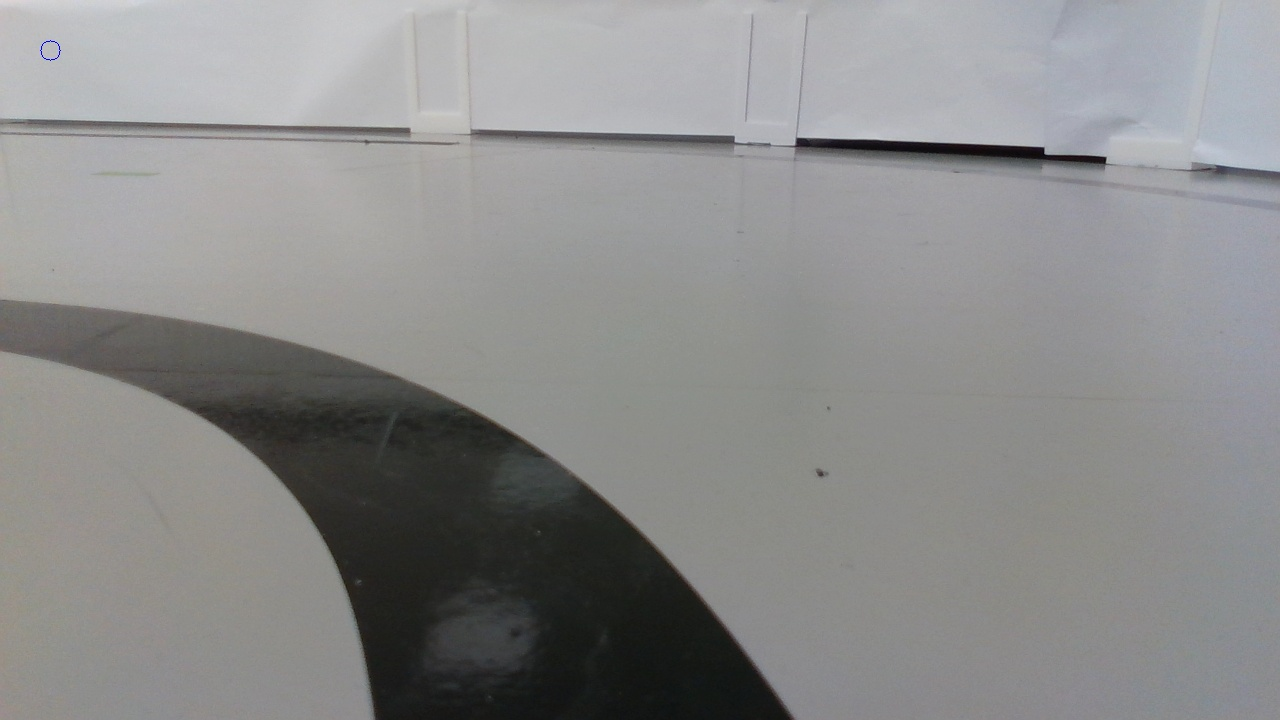
#> input picture test_images/29_march/5.jpeg, 1280 x 720 px, found by its file name
$ python lane_detection.py
#> lines starting #> are read from the running program, lines starting #| are printed output that depends on the picture; after the words box and inside, x2 and y2 are one past the last pixel; in counts of white or black regions, pixels touching at a corner belong together; long printed decimals are rounded
#> further down, img is the input picture: shape (720, 1280, 3); mean B, G, R 139.3, 139.5, 139.4
### utilities.py
import numpy as np
import cv2
import math

def scan_for_lane_mid(horizontal, img):
    '''
        Finds the inner boundaries of the lane.

        Parameters:
        --------------------
        horizontal (int) : The row number that should be scanned in the image.
        img (Image) : The image to scan on.

        Returns:
        --------------------
        left_lane (int) : The pixel column for where the left lane starts.
        right_lane (int) : The pixel column for where the right lane starts.

    '''
    width = img.shape[1]
    LANE = 255

    left_lane = 0
    left_lane_end = 0
    right_lane = 0
    right_lane_end = 0

    mid = int(width/2)

    # Finding start of left lane. Scaning from middle to left.
    for i in range(mid, 0, -1):
    #for i in range(int(width*0.9), 0, -1):
        if img[horizontal][i] == LANE and left_lane == 0:
            left_lane = i
            break

    # Finding start of right lane. Scanning from middle to right.
    for j in range(mid, width, 1):
        if img[horizontal][j] == LANE and right_lane == 0:
            right_lane = j
            break

    for k in range(left_lane, 0, -1):
        if img[horizontal][k] != LANE:
            print("FOUND THE LEFT END")
            left_lane_end = k-1
            break

    for l in range(right_lane, width, 1):
        if img[horizontal][l] != LANE:
            print("FOUND THE RIGHT END")
            right_lane_end = l-1
            break

    if right_lane_end == 0:
        right_lane_end = width

    return left_lane, right_lane, left_lane_end, right_lane_end

def process_image(img, resize_dimensions, kernel):
    '''
        Does all the preprocessing of the image before calculations can be done.

        First the image is resized. Then its made into greyscale. Then a gaussian filter is applied.
        After that we apply a triangular binarization. Finally I apply a dilation to fill in the gaps.

        Parameters:
        --------------------
        img (img) : The image to process
        crop_dimensions (tuple of ints) : The dimensions to use for cropping
        kernel (tuple of ints) : The kernel to be used for dilation.

        Returns:
        dilated (img) : The finnished processed image
    '''
#> called with resize_dimensions = (427, 240), kernel = array of shape (3, 3)
    img_resized = resize(img, resize_dimensions)
    grey = cv2.cvtColor(img_resized, cv2.COLOR_BGR2GRAY)
    gaussian = cv2.GaussianBlur(grey, (7,7), 1)
    ret1, th1 = cv2.threshold(gaussian, 0, 255, cv2.THRESH_BINARY_INV + cv2.THRESH_TRIANGLE)
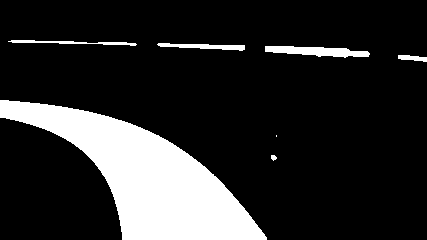
#> th1: shape (240, 427); 16.7% white; 7 white regions (1 under 20 px), largest, box (x1, y1, x2, y2) and area: (0, 100, 267, 240) 15475, (265, 46, 370, 58) 778, (157, 43, 245, 51) 374, (8, 40, 137, 46) 311, (398, 55, 427, 62) 134, (271, 155, 277, 161) 26
#> ret1 = 134
    eroded = erode(th1, kernel)
    dilated = dilate(eroded, kernel)
    return dilated

def erode(img, kernel, iter=1):
    '''
        Erodes an image with the given kernel and iterations.

        Parameters:
        --------------------
        img (img) : The image to process
        kernel (tuple of ints) : The pixel kernel to use for erosion.
        iter (int) : The number of times the erosion filtering should be executed.

        Returns:
        --------------------
        cv2.erode(img, kernel, iterations=iter) (img) : The eroded image.
    '''
#> called with kernel = array of shape (3, 3), iter = 1
    return cv2.erode(img, kernel, iterations=iter)
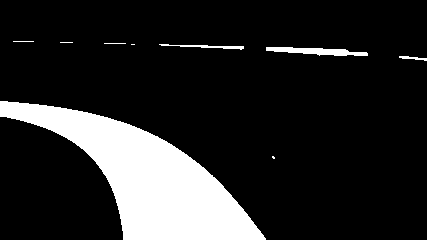
#> returned value: shape (240, 427); 15.3% white; 9 white regions (3 under 20 px), largest, box (x1, y1, x2, y2) and area: (0, 101, 266, 240) 14824, (266, 47, 368, 56) 544, (159, 44, 244, 50) 187, (399, 56, 427, 61) 69, (104, 43, 126, 44) 22, (13, 41, 34, 42) 21

def dilate(img, kernel, iter=1):
    '''
        Dilates an image with the given kernel and iterations.

        Parameters:
        --------------------
        img (img) : The image to process
        kernel (tuple of ints) : The pixel kernel to be used for dilation
        iter (int) : The number of times the dilation filtering should be executed

        Returns:
        --------------------
        cv2.dilate(img, kernel, iter) (img) : The dilated image.
    '''
#> called with kernel = array of shape (3, 3), iter = 1
    return cv2.dilate(img, kernel, iter)
#> returned value: shape (240, 427); 16.6% white; 9 white regions (1 under 20 px), largest, box (x1, y1, x2, y2) and area: (0, 100, 267, 240) 15475, (265, 46, 369, 57) 774, (158, 43, 245, 51) 373

# Resizing a variable number of images
# [15 lines left out: function resize_multiple, not called in this run]

# Resizing and cropping an image
def resize(img, dimension_tuple):
    '''
        Resizes an image and for faster image processing and finally also crops its field of vision.

        Parameters:
        --------------------
        img (img) : The image to be resized
        dimension_tuple (tuple of ints) : The dimensions to be resized to.

        Returns:
        --------------------
        The resized image
    '''
    return cv2.resize(img, dimension_tuple)

def draw_horizontals(img, horizontals):
    '''
        Draws horizontal lines on a image.

        Parameters:
        --------------------
        img (img) : The image to draw on
        horizontals (list) : a 2d list where each list contains of,
                            0 : the height of the horizontal line
                            1: the left lane
                            2: the right lane

        Returns:
        --------------------
        img (img) : The image drawn on
    '''
    # horizontals[0][0] The horizontal
    # horizontals[0][1] The left lane
    # horizontals[0][2] The right lane
    for i in range(3):
        if (horizontals[i][2]==0):
            horizontals[i][2] = horizontals[i][1]

    cv2.line(img, (horizontals[0][1], horizontals[0][0]), (horizontals[0][2], horizontals[0][0]), color=(255, 0, 0), thickness=2)
    cv2.line(img, (horizontals[1][1], horizontals[1][0]), (horizontals[1][2], horizontals[1][0]), color=(0, 255, 0), thickness=2)
    cv2.line(img, (horizontals[2][1], horizontals[2][0]), (horizontals[2][2], horizontals[2][0]), color=(0, 0, 255), thickness=2)
    #cv2.line(img, (horizontals[3][1], horizontals[3][0]), (horizontals[3][2], horizontals[3][0]), color=(0, 0, 255), thickness=2)
    #cv2.line(img, (horizontals[4][1], horizontals[4][0]), (horizontals[4][2], horizontals[4][0]), color=(0, 0, 255), thickness=2)
    #cv2.line(img, (horizontals[5][1], horizontals[5][0]), (horizontals[5][2], horizontals[5][0]), color=(0, 0, 255), thickness=2)
    return img

def draw_heading(img, horizontals, middlepoints):
    '''
        Draws the heading line on an image.

        Parameters:
        --------------------
        img (img) : The image to draw on.
        horizontals (list) : A 2d list where each list contains:
                                0:  The horizontal line
                                1:  The left lane
                                2:  The right lane

        middlepoints (list) : A list containing the middlepoints for the horizontal lines.

        Returns:
        --------------------
        img (img) : The image drawn on.
    '''
    cv2.line(img,(middlepoints[0], horizontals[0][0]), (middlepoints[1], horizontals[1][0]), color=(255, 60, 140), thickness=2 )
    cv2.line(img,(horizontals[0][1], horizontals[0][0]), (horizontals[1][1], horizontals[1][0]), color=(255, 180, 60), thickness=2 )
    cv2.line(img,(int(img.shape[1]/2), 0), (int(img.shape[1]/2), img.shape[0]), color=(255, 180, 60), thickness=2 )
    return img

# [15 lines left out: function calculate_lateral_error, not called in this run]

def get_lateral_error(img_midpoint, lane_midpoint, pw_to_cm):
    '''
        The lateral error will be the distance from the edge of the lane
        to the middle point of the lane.

        This ground truth of this distance will have to be calculated beforehand,
        and then the lateral error can be calculated as:

        lateral_error = d_expected - d_actual.

    '''
    lateral_error = img_midpoint - lane_midpoint
    print(f"Lateral error:\t{lateral_error*pw_to_cm} cm")

def get_heading_error(theta_actual):
    '''
        The heading error will be the angular difference between the middle point
        of the camera to the middle point of the track.

        This can then be calculated as:

        Cos(psi) = theta_normal / theta_actual

        where theta_normal is the number of pixels in the bottom row that make up the lane on a perfectly straight road.
              theta_actual is the actual number of pixels in the bottom row that make up the lane at the moment.
    '''
    # theta_normal = 30
    print(f"ACTUAL ACTUAL ACTUAL:\t\t{theta_actual}")
    heading_error = math.degrees(math.cos(30/theta_actual))

    # [4 lines of commented-out code are left out]

    return heading_error

# [8 lines left out: function get_curvature, not called in this run]

def get_pw_to_cm_conversion_constant(right_lane, left_lane):
    '''
        Measured lane width: 45 cm.

        Calculates the converstion constant between distance in pixels and distance in cm.

        Parameters:
        --------------------
        right_lane (int) : x-coordinate for start of right lane
        left_lane (int) : x-cordinate for start of left lane

        Returns:
        --------------------
        The constant to covert pixels to cm. Dynamically calculated by:

                        Measured lane width in cm / lane width found in pixels
    '''
    lane_width_in_pixels = abs(right_lane-left_lane)
    if  lane_width_in_pixels == 0:
        lane_width_in_pixels = 1

    px_to_cm = 45 / lane_width_in_pixels
    return px_to_cm


# [9 lines left out: function controller, not called in this run]

### lane_detection.py
#################################################################################################################################################
#                                                                                                                                               #
#   Next steps:                                                                                                                                 #
#                                                                                                                                               #
#   Make som example pictures around the track to do some static analysis                                                                       #
#                                                                                                                                               #
#   Properly implement the calculation of heading angle.                                                                                        #
#                                                                                                                                               #
#   Implement storage of global variables to store last know location of the lane.                                                              #
#   -   Explore how to deal with global variabes using ROS.                                                                                     #
#                                                                                                                                               #
#   Measure the width of the lane for different scenarious and store them in a table.                                                           #
#   -   Can be stored in E.G utilis, or maybe better in a speartae file as an ENUM.                                                             #
#                                                                                                                                               #
#   Find the lateral error.                                                                                                                     #
#                                                                                                                                               #
#                                                                                                                                               #
#   Make sure Github is up to dat                                                                                                               #
#                                                                                                                                               #
#                                                                                                                                               #
#   More to come... ... ...                                                                                                                     #
#                                                                                                                                               #
#   LAST THING TO DO:                                                                                                                           #
#   Write a comprehensive documentation of the CriSp project                                                                                    #
#   -   What has been done, thoughts of future works, improvements on existing solutions.                                                       #
#   -   Thougts around paths not taken, motivation of why this way was chosen. - Software, hardware, track design.                              #
#   -   List of materials - On the car - for the track - left in spare parts box.                                                               #
#                                                                                                                                               #
#   REMEMBER:                                                                                                                                   #
#                                                                                                                                               #
#   Must upload latest scripts to the f1tenth car, and make sure everything is working correctly.                                               #
#                                                                                                                                               #
#                                                                                                                                               #
#                                                                                                                                               #
#                                                                                                                                               #
#################################################################################################################################################


#############
#
#   IMAGE PROCESSING FOR CIRSP
#
############
import cv2
import numpy as np
from matplotlib import pyplot as plt
import time
from utilities import *
import math

# Absolute path to image
path = r'/home/robotlab/crisp_git/crisp/test_images/29_march/5.jpeg'


# Loading the image from path
img = cv2.imread(path)

resize_dimensions = (427, 240)
# Kernel used for dilation and erosion
kernel = np.ones((3,3), np.uint8)

# Gets the processed image
img_processed = process_image(img, resize_dimensions, kernel)
# Resize
img_org_resized = resize(img, resize_dimensions)
# Copy of original, used for drawing on.
img_org_resized_2 = resize(img, resize_dimensions)

# Calculating horizontals
height = img_processed.shape[0]
#> height = 240
bottom_horizontal = int(height*0.65)    # 0.8 # height-1
#> bottom_horizontal = 156
mid_horizontal = int( height * 0.4)  # 0.4 # 0.9
#> mid_horizontal = 96
top_horizontal = int (height * 0.2)   # 0.2 # 0.8
#> top_horizontal = 48

# Getting left and right lanes
h1_l, h1_r, h1_l_e, h1_r_e = scan_for_lane_mid(bottom_horizontal, img_processed)
#> after the loop in scan_for_lane_mid, `for i in range(mid, 0, -1):`: left_lane = 191
#> after the loop in scan_for_lane_mid, `for j in range(mid, width, 1):`: right_lane = 271
#> h1_l = 191; h1_r = 271; h1_l_e = 86; h1_r_e = 275
h2_l, h2_r, h2_l_e, h2_r_e = scan_for_lane_mid(mid_horizontal, img_processed)
#> h2_l = 0; h2_r = 0; h2_l_e = 0; h2_r_e = -1
h3_l, h3_r, h3_l_e, h3_r_e = scan_for_lane_mid(top_horizontal, img_processed)
#> h3_l = 213; h3_r = 213; h3_l_e = 198; h3_r_e = 244


# Calculating middle points for all horizontals
m1 = int( (h1_r - h1_l) / 2) + h1_l
#> m1 = 231
m2 = int( (h2_r - h2_l) / 2) + h2_l
#> m2 = 0
m3 = int( (h3_r - h3_l) / 2) + h3_l
#> m3 = 213

print("\tLEFT:\tLEFT END:\tRIGHT:\tRIGHT END:\tY:\tMid")
print(f"First:\t{h1_l}\t{h1_l_e}\t\t{h1_r}\t{h1_r_e}\t\t{bottom_horizontal}\t{m1}")
#| First:	191	86		271	275		156	231
print(f"Second:\t{h2_l}\t{h2_l_e}\t\t{h2_r}\t{h2_r_e}\t\t{mid_horizontal}\t{m2}")
#| Second:	0	0		0	-1		96	0
print(f"Third:\t{h3_l}\t{h3_l_e}\t\t{h3_r}\t{h3_r_e}\t\t{top_horizontal}\t{m3}")
#| Third:	213	198		213	244		48	213

# List of horizonbtals and left and right lane pixels
horizontals = [[bottom_horizontal, h1_l, h1_r], [mid_horizontal, h2_l, h2_r], [top_horizontal, h3_l, h3_r]]
#> horizontals = [[156, 191, 271], [96, 0, 0], [48, 213, 213]]
#horizontals = [[first_horizontal, h1_l, h1_r], [second_horizontal, h2_l, h2_r], [third_horizontal, h3_l, h3_r], [fourth_horizontal, h4_l, h4_r], [fifth_horizontal, h5_l, h5_r], [sixth_horizontal, h6_l, h6_r]]
# Same as above -- this should probably be refactored instead of having lot of magic code
#horizontals2 = [[first_horizontal, h1_l, h1_r], [second_horizontal, h2_l, h2_r]]
# List of middlepoints
middlepoints = [m1, m2]
#> middlepoints = [231, 0]

# This is a possible way of calculating distance and so on.
#
# Should make a picture of the track and measure how far do I see. And use that in the calculations of speed and so on.
#hypotenuse = (h2_r - h1_r) / (second_horizontal - first_horizontal)

I_mid = img_processed.shape[1] / 2
#> I_mid = 213.5
#print(f"IMID:\t{I_mid}")
I_mid_vector = [I_mid, img_processed.shape[0]]
#> I_mid_vector = [213.5, 240]
#print(f"I_mid vector:\t{I_mid_vector}")
#slope = (second_horizontal-first_horizontal)/(m2-m1)
#print(f"SLOPE:\t{slope}")
heading_angle = math.atan2(bottom_horizontal*I_mid-m1*img_processed.shape[0], m1*I_mid+bottom_horizontal*img_processed.shape[0])
#> heading_angle = -0.25
print(f"HEADING ANLGE ERROR:\t{math.degrees(heading_angle)}")
#| HEADING ANLGE ERROR:	-14.312

h_error = get_heading_error(h1_l-h1_l_e)
#> h_error = 54.97
print(f"HEADING ERROR:\t{h_error}")
#| HEADING ERROR:	54.973

# Calculating the converstional constant between pixels and cm
h1_c = get_pw_to_cm_conversion_constant(h1_r, h1_l)
#> in get_pw_to_cm_conversion_constant, `lane_width_in_pixels = abs(right_lane-left_lane)`: lane_width_in_pixels = 80
#> in get_pw_to_cm_conversion_constant, `px_to_cm = 45 / lane_width_in_pixels`: px_to_cm = 0.562
#> h1_c = 0.562
h2_c = get_pw_to_cm_conversion_constant(h2_r, h2_l)
#> h2_c = 45
h3_c = get_pw_to_cm_conversion_constant(h3_r, h3_l)
#> h3_c = 45
print(f"\nPW to CM:\nFirst:\tSecond:\tThird:\n{h1_c}\t{h2_c}\t{h3_c}")
#| PW to CM:
#| First:	Second:	Third:
#| 0.5625	45.0	45.0

get_lateral_error(I_mid, m1, h1_c)
#> in get_lateral_error, `lateral_error = img_midpoint - lane_midpoint`: lateral_error = -17.5
#| Lateral error:	-9.844 cm


# Drawing the horizontals
img_draw = draw_horizontals(img_org_resized, horizontals)
#> after the loop in draw_horizontals, `for i in range(3):`: horizontals = [[156, 191, 271], [96, 0, 0], [48, 213, 213]]
#> in draw_horizontals, `cv2.line(img, (horizontals[2][1], horizontals[2][0]), (horizontals[2][..`: img: shape (240, 427, 3); mean B, G, R 139.5, 139.2, 139
# Drawing a heading vector on the image.
draw_heading(img_draw, horizontals, middlepoints)
#> in draw_heading, `cv2.line(img,(int(img.shape[1]/2), 0), (int(img.shape[1]/2), img.shape..`:
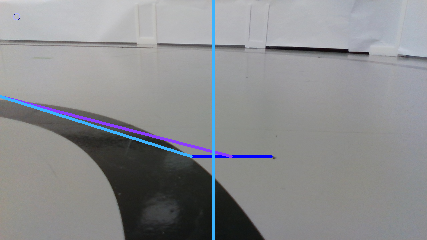
#> img: shape (240, 427, 3); mean B, G, R 142.4, 139.9, 138.7
# Making the binary image have 3_channels - needed for displaying
img_processed_3_channel = cv2.cvtColor(img_processed, cv2.COLOR_GRAY2BGR)
# Stacking the images in a stack before displaying
img_stack = np.concatenate( (img_processed_3_channel, img_org_resized), axis=0)
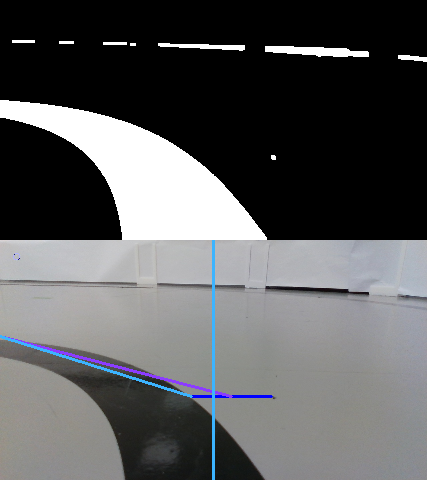
#> img_stack: shape (480, 427, 3); mean B, G, R 92.3, 91.1, 90.5

# Using matplotlib to display the images in a nice way.
fig, axs = plt.subplots(3)
fig.suptitle('Image processing')
axs[0].imshow(img_org_resized_2)
axs[1].imshow(img_processed, cmap='gray')
axs[2].imshow(img_org_resized)
axs[0].set_title("Original image")
axs[1].set_title("Triangular binarization")
axs[2].set_title("Original image, with horizontals and heading")
fig.tight_layout()
plt.show()
#> figure, not shown here; B, G, R data is drawn as R, G, B

cv2.waitKey(0)
cv2.destroyAllWindows()
